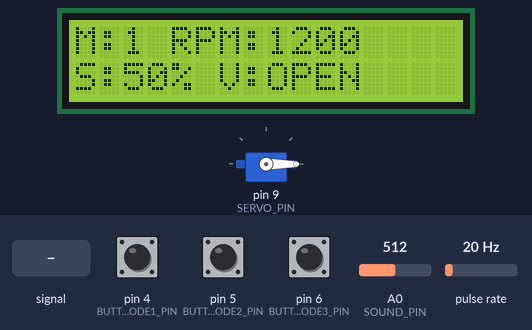
The program below on a simulated Arduino Uno, built with avr-gcc and run on an emulated ATmega328P. Parts: servo, 16×2 character LCD. Wiring (inferred from the names in the program): pulse sensor: data pin 2. Inputs (shaded band) come from the test bench; at power-on: A0 (SOUND_PIN) = 512, pulse rate 20 Hz, pin 4 (BUTTON_MODE1_PIN) LOW, pin 5 (BUTTON_MODE2_PIN) LOW, pin 6 (BUTTON_MODE3_PIN) LOW. What the program prints to the serial monitor is not drawn.

Above: at 2.2 s.
2.3 s: A0 (SOUND_PIN) fed a 200 Hz sine of ±460 counts around its level
At 3.0 s:
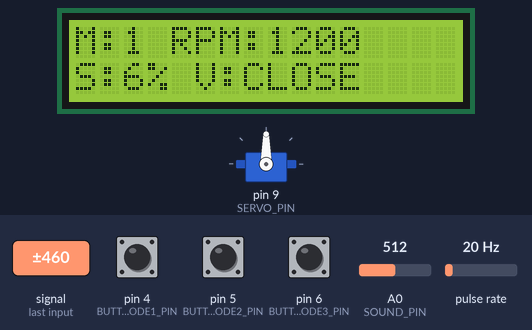
5.2 s: A0 (SOUND_PIN) set to 716
At 5.7 s:
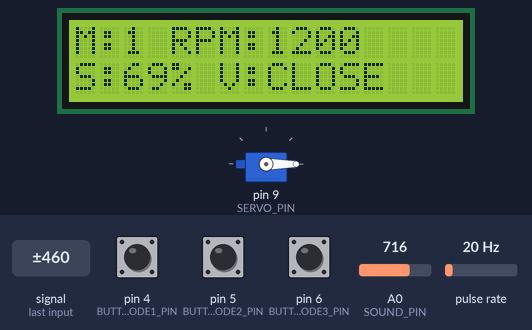
7.3 s: pulse rate (sensor on pin 2) set to 4 Hz
At 10.1 s:
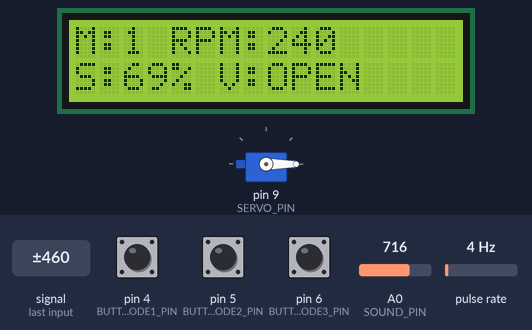
10.3 s: pulse rate (sensor on pin 2) set to 50 Hz
At 12.7 s:
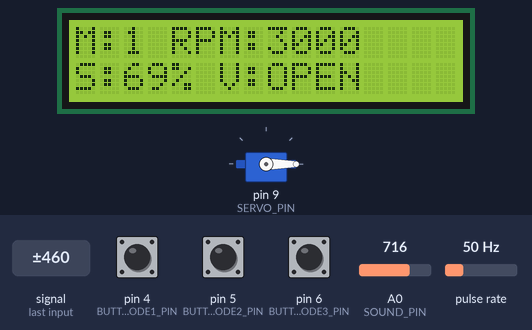
13.3 s: A0 (SOUND_PIN) set to 0
At 14.6 s:
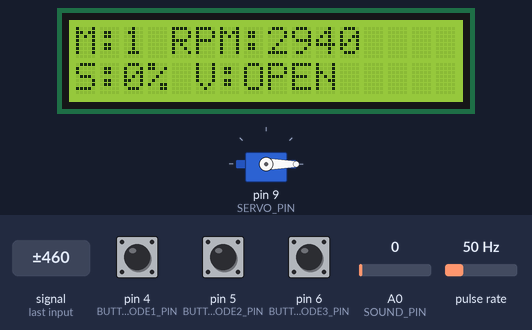
16.3 s: pin 4 (BUTTON_MODE1_PIN) pulled HIGH for 1 s
At 18.1 s:
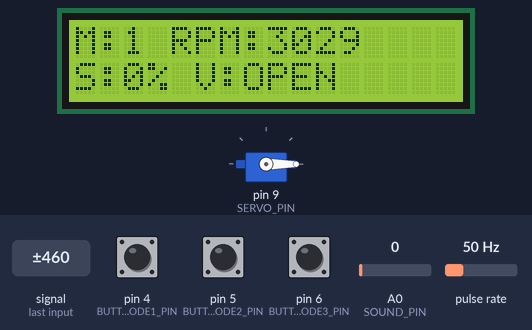
Timing chart, 0 to 19.6 s (numbered marks = the images above; inputs shaded):
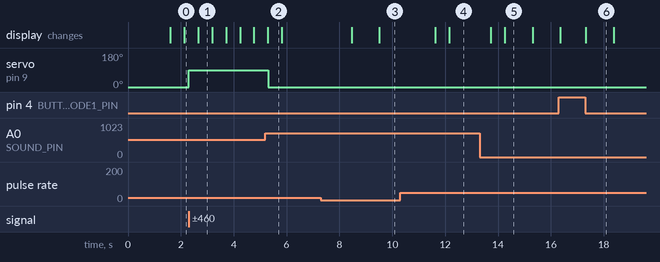

The program:

main.cpp
```cpp
#include <Arduino.h>
#include <LiquidCrystal_I2C.h>
#include <Servo.h>

// ==================== DEFINISI PIN & KONSTANTA ====================
// Servo
#define SERVO_PIN 9
#define SERVO_OPEN 0
#define SERVO_CLOSE 90

// LCD I2C
LiquidCrystal_I2C lcd(0x27, 16, 2);

// Sensor IR RPM (Interrupt)
#define IR_SENSOR_PIN 2

// Sound Detector KY-037
#define SOUND_PIN A0

// Tombol Mode (aktif HIGH)
#define BUTTON_MODE1_PIN 4
#define BUTTON_MODE2_PIN 5
#define BUTTON_MODE3_PIN 6

Servo katupServo;

// ==================== VARIABEL GLOBAL ====================
// RPM
volatile unsigned int pulseCount = 0;
unsigned long lastRPMCalcTime = 0;
unsigned int currentRPM = 0;
unsigned long lastRPMUpdate = 0;

// Suara
int soundLevel = 0;

// Mode Operasi
enum SystemMode { MODE_IDLE = 1, MODE_NORMAL = 2, MODE_BURU = 3 };
SystemMode currentMode = MODE_IDLE;

// Timing Non-Blocking
unsigned long cycleStartTime = 0;
bool isCycleActive = false;
bool isClosingPhase = false;
unsigned long cycleDuration = 60000;   // 1 menit

// Threshold
const int SOUND_THRESHOLD = 80;
const int RPM_THRESHOLD = 4000;

// RPM Timeout Reset
const unsigned long RPM_TIMEOUT = 10000;
unsigned long rpmZeroStartTime = 0;

// === KHUSUS MODE 1: Jeda 1 detik setelah menutup ===
unsigned long mode1CloseStartTime = 0;
bool mode1CloseTimerActive = false;

// Debounce Tombol
unsigned long lastDebounceTime1 = 0, lastDebounceTime2 = 0, lastDebounceTime3 = 0;
const unsigned long debounceDelay = 50;
bool lastButtonState1 = LOW, lastButtonState2 = LOW, lastButtonState3 = LOW;

// Update LCD
unsigned long lastLCDUpdate = 0;
const unsigned long lcdInterval = 500;

// ==================== INTERRUPT RPM ====================
void countPulse() {
    pulseCount++;
}

// ==================== BACA SUARA ====================
int readSoundLevel() {
    int raw = analogRead(SOUND_PIN);
    return map(raw, 0, 1023, 0, 100);
}

// ==================== KALKULASI RPM ====================
void calculateRPM() {
    unsigned long now = millis();
    unsigned long deltaTime = now - lastRPMCalcTime;
    if (deltaTime >= 1000) {
        noInterrupts();
        unsigned int pulses = pulseCount;
        pulseCount = 0;
        interrupts();
        if (pulses > 0) {
            currentRPM = (pulses * 60000UL) / deltaTime;
        } else {
            currentRPM = 0;
        }
        lastRPMCalcTime = now;
        lastRPMUpdate = now;
    }
}

// ==================== KONTROL SERVO ====================
void setServoPosition(int angle) {
    katupServo.write(angle);
}

// ==================== RESET SIKLUS ====================
void resetCycle() {
    isCycleActive = false;
    isClosingPhase = false;
    setServoPosition(SERVO_OPEN);
}

// ==================== LOGIKA MODE ====================
void processMode() {
    // Cek timeout RPM = 0
    if (currentRPM == 0) {
        if (rpmZeroStartTime == 0) {
            rpmZeroStartTime = millis();
        } else if (millis() - rpmZeroStartTime > RPM_TIMEOUT) {
            currentMode = MODE_IDLE;
            resetCycle();
            rpmZeroStartTime = 0;
            mode1CloseTimerActive = false; // Reset timer mode1
        }
    } else {
        rpmZeroStartTime = 0;
    }

    bool soundTrigger = (soundLevel > SOUND_THRESHOLD);
    bool rpmTrigger = (currentRPM > RPM_THRESHOLD);

    // --- STATE MACHINE ---
    switch (currentMode) {
        case MODE_IDLE: {
            // Mode 1: Suara > 80dB → servo menutup, lalu tunggu 1 detik sebelum boleh buka kembali
            if (soundTrigger) {
                // Selama timer jeda 1 detik aktif, servo tetap menutup
                if (!mode1CloseTimerActive) {
                    // Baru terpicu suara, mulai tutup dan aktifkan timer
                    setServoPosition(SERVO_CLOSE);
                    mode1CloseTimerActive = true;
                    mode1CloseStartTime = millis();
                }
            } else {
                // Suara di bawah threshold
                if (mode1CloseTimerActive) {
                    // Cek apakah jeda 1 detik sudah lewat
                    if (millis() - mode1CloseStartTime >= 1000) {
                        setServoPosition(SERVO_OPEN);
                        mode1CloseTimerActive = false;
                    } else {
                        // Masih dalam masa jeda, servo tetap tutup
                        setServoPosition(SERVO_CLOSE);
                    }
                } else {
                    // Normal: suara rendah dan timer tidak aktif → buka
                    setServoPosition(SERVO_OPEN);
                }
            }
            isCycleActive = false;
            break;
        }

        case MODE_NORMAL:
            if (soundTrigger && rpmTrigger) {
                if (!isCycleActive) {
                    isCycleActive = true;
                    isClosingPhase = true;
                    cycleStartTime = millis();
                    setServoPosition(SERVO_CLOSE);
                }
            } else {
                if (isCycleActive) {
                    resetCycle();
                } else {
                    setServoPosition(SERVO_OPEN);
                }
            }
            break;

        case MODE_BURU:
            if (currentRPM < RPM_THRESHOLD) {
                if (!isCycleActive) {
                    isCycleActive = true;
                    isClosingPhase = true;
                    cycleStartTime = millis();
                    setServoPosition(SERVO_CLOSE);
                }
            } else {
                if (isCycleActive) {
                    resetCycle();
                } else {
                    setServoPosition(SERVO_OPEN);
                }
            }
            break;
    }

    // Proses siklus 1 menit (Mode 2 dan 3)
    if (isCycleActive) {
        unsigned long elapsed = millis() - cycleStartTime;
        if (elapsed >= cycleDuration) {
            isClosingPhase = !isClosingPhase;
            cycleStartTime = millis();
            if (isClosingPhase) {
                setServoPosition(SERVO_CLOSE);
            } else {
                setServoPosition(SERVO_OPEN);
            }
        }
    }
}

// ==================== UPDATE LCD ====================
void updateLCD() {
    lcd.clear();
    lcd.setCursor(0, 0);
    lcd.print("M:");
    lcd.print(currentMode);
    lcd.print(" RPM:");
    lcd.print(currentRPM);
    lcd.setCursor(0, 1);
    lcd.print("S:");
    lcd.print(soundLevel);
    lcd.print("% V:");
    if (katupServo.read() == SERVO_CLOSE) {
        lcd.print("CLOSE");
    } else {
        lcd.print("OPEN ");
    }
}

// ==================== PEMBACAAN TOMBOL (HIGH AKTIF) ====================
void checkButtons() {
    // Tombol Mode 1
    bool reading1 = digitalRead(BUTTON_MODE1_PIN);
    if (reading1 != lastButtonState1) {
        lastDebounceTime1 = millis();
    }
    if ((millis() - lastDebounceTime1) > debounceDelay) {
        if (reading1 == HIGH) {
            currentMode = MODE_IDLE;
            resetCycle();
            mode1CloseTimerActive = false; // Reset timer
            rpmZeroStartTime = 0;
            while(digitalRead(BUTTON_MODE1_PIN) == HIGH); // tunggu lepas
        }
    }
    lastButtonState1 = reading1;

    // Tombol Mode 2
    bool reading2 = digitalRead(BUTTON_MODE2_PIN);
    if (reading2 != lastButtonState2) {
        lastDebounceTime2 = millis();
    }
    if ((millis() - lastDebounceTime2) > debounceDelay) {
        if (reading2 == HIGH) {
            currentMode = MODE_NORMAL;
            resetCycle();
            mode1CloseTimerActive = false;
            rpmZeroStartTime = 0;
            while(digitalRead(BUTTON_MODE2_PIN) == HIGH);
        }
    }
    lastButtonState2 = reading2;

    // Tombol Mode 3
    bool reading3 = digitalRead(BUTTON_MODE3_PIN);
    if (reading3 != lastButtonState3) {
        lastDebounceTime3 = millis();
    }
    if ((millis() - lastDebounceTime3) > debounceDelay) {
        if (reading3 == HIGH) {
            currentMode = MODE_BURU;
            resetCycle();
            mode1CloseTimerActive = false;
            rpmZeroStartTime = 0;
            while(digitalRead(BUTTON_MODE3_PIN) == HIGH);
        }
    }
    lastButtonState3 = reading3;
}

// ==================== SETUP ====================
void setup() {
    Serial.begin(9600);

    katupServo.attach(SERVO_PIN);
    katupServo.write(SERVO_OPEN);

    lcd.init();
    lcd.backlight();
    lcd.setCursor(0, 0);
    lcd.print("3-Button Mode");
    delay(1000);

    pinMode(BUTTON_MODE1_PIN, INPUT);
    pinMode(BUTTON_MODE2_PIN, INPUT);
    pinMode(BUTTON_MODE3_PIN, INPUT);

    pinMode(IR_SENSOR_PIN, INPUT);
    attachInterrupt(digitalPinToInterrupt(IR_SENSOR_PIN), countPulse, FALLING);

    lastRPMCalcTime = millis();
    lastLCDUpdate = millis();
}

// ==================== LOOP UTAMA ====================
void loop() {
    soundLevel = readSoundLevel();
    checkButtons();
    calculateRPM();
    processMode();

    if (millis() - lastLCDUpdate >= lcdInterval) {
        updateLCD();
        lastLCDUpdate = millis();

        // Debug Serial
        Serial.print("Mode: ");
        Serial.print(currentMode);
        Serial.print(" RPM: ");
        Serial.print(currentRPM);
        Serial.print(" Sound: ");
        Serial.print(soundLevel);
        Serial.print("% Servo: ");
        Serial.println(katupServo.read());
    }
}
```

Measured:
- after the input at 2.3 s, servo on pin 9 (SERVO_PIN): 0° → 90° at once; the display: changes after 0.36 s (image 1)
- after the input at 7.3 s, the display: first changes after 1.2 s (image 3 shows a later state)
- after the input at 10.3 s, the display: first changes after 1.3 s (image 4 shows a later state)
- what the display in image 1 shows lasts 0.5 s, from 2.7 s to 3.2 s
- what the display in image 5 shows lasts 1.0 s, from 14.3 s to 15.3 s
